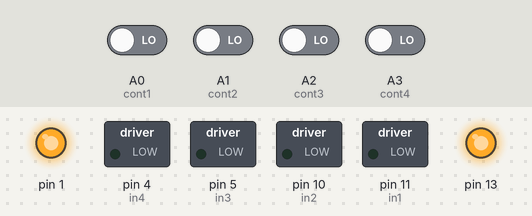
Bench run of a sketch on a simulated Arduino Uno, built with avr-gcc and run on an emulated ATmega328P. On the bench: switched loads named in the sketch (green lamp = pin HIGH), output pins drawn as LEDs (lit = HIGH). The inputs (shaded band) are chosen by the test bench; at power-on: A0 (cont1), A1 (cont2), A2 (cont3), A3 (cont4) LOW.

Above: at 1.2 s.
1.3 s: A0 (cont1) driven HIGH
At 1.8 s:
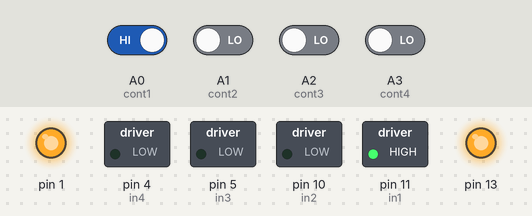
2.8 s: A2 (cont3) driven HIGH
At 3.2 s:
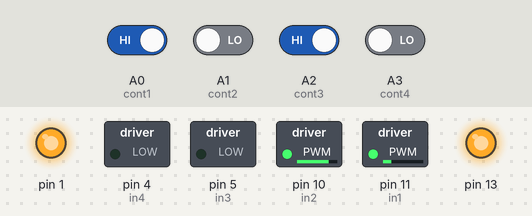
4.3 s: A1 (cont2) driven HIGH
At 5.1 s:
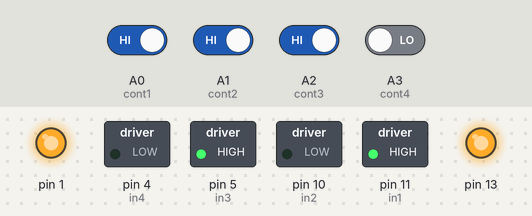
5.8 s: A1 (cont2) driven LOW
At 6.7 s:
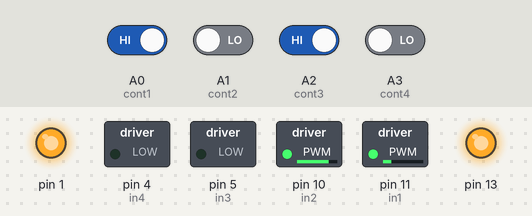
7.3 s: A2 (cont3) driven LOW
At 8.5 s:
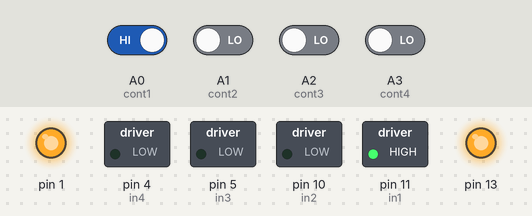
8.8 s: A3 (cont4) driven HIGH
At 9.9 s:
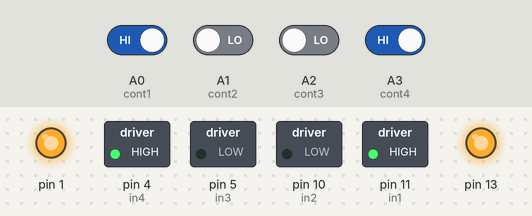
Timing chart, 0 to 11.3 s (numbered marks = the images above; inputs shaded):
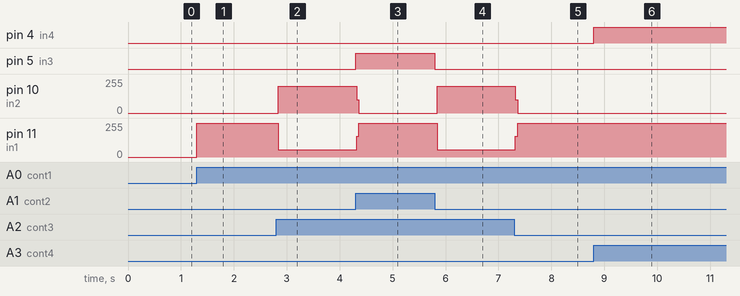

Measured:
- after the input at 1.3 s, pin 11 (in1): 0/255 → 255/255 at once
- after the input at 2.8 s, pin 10 (in2): 0/255 → 201/255 at once; pin 11 (in1): 255/255 → 53/255 at once
- after the input at 4.3 s, pin 5 (in3): LOW → HIGH at once; pin 10 (in2): 201/255 → 0/255 at once; pin 11 (in1): 53/255 → 255/255 at once
- after the input at 5.8 s, pin 5 (in3): HIGH → LOW at once; pin 10 (in2): 0/255 → 201/255 at once; pin 11 (in1): 255/255 → 53/255 at once
- after the input at 7.3 s, pin 10 (in2): 201/255 → 0/255 at once; pin 11 (in1): 53/255 → 255/255 at once
- after the input at 8.8 s, pin 4 (in4): LOW → HIGH at once

The sketch:

2_DC_motor.ino
```cpp
//name of each pin used

int in1=11; //input1 for 1st DC motor.
int in2=10; //input2 for 1st DC motor.
int in3=5;  //input1 for 2nd DC motor.
int in4=4;  //input2 for 2nd DC motor.

//pins used to controll movment of DC motors.
int cont1=A0;
int cont2=A1;
int cont3=A2;
int cont4=A3;

//mode for each pin used.
void setup()
{
  pinMode(13, OUTPUT);
  pinMode(1,OUTPUT);
  pinMode(in1, OUTPUT);
  pinMode(in2, OUTPUT);
  pinMode(in3, OUTPUT);
  pinMode(in4, OUTPUT);
  pinMode(cont1, INPUT);
  pinMode(cont2, INPUT);
  pinMode(cont3,INPUT);
  pinMode(cont4,INPUT);
  digitalWrite(13, HIGH);
  digitalWrite(1, HIGH);

}

void loop()
{
int state1=digitalRead(cont1);
int state2=digitalRead(cont2);
int state3=digitalRead(cont3);
int state4=digitalRead(cont4);


  //following block to run 1st DC motorc in clockwise.
  if(state1 == HIGH){
    digitalWrite(in1, HIGH);
    digitalWrite(in2, LOW);
  }


  if (state2 == HIGH){
    digitalWrite(in3, HIGH);
    digitalWrite(in4, LOW);
  }

  //delay(4000);
 //following block run DC motor in anti clockwise
  else if (state3 == HIGH){
    digitalWrite(in1, LOW);
    digitalWrite(in2, HIGH);

 }

  else if (state4 == HIGH){
    digitalWrite(in3, LOW);
    digitalWrite(in4, HIGH);
  }

  else if ((state1 == LOW)& (state3 == LOW)){
    digitalWrite(in1, LOW);
    digitalWrite(in2, LOW);
  }

  if ((state2 == LOW)& (state4 == LOW)){
    digitalWrite(in3, LOW);
    digitalWrite(in4, LOW);
  }

}
```
